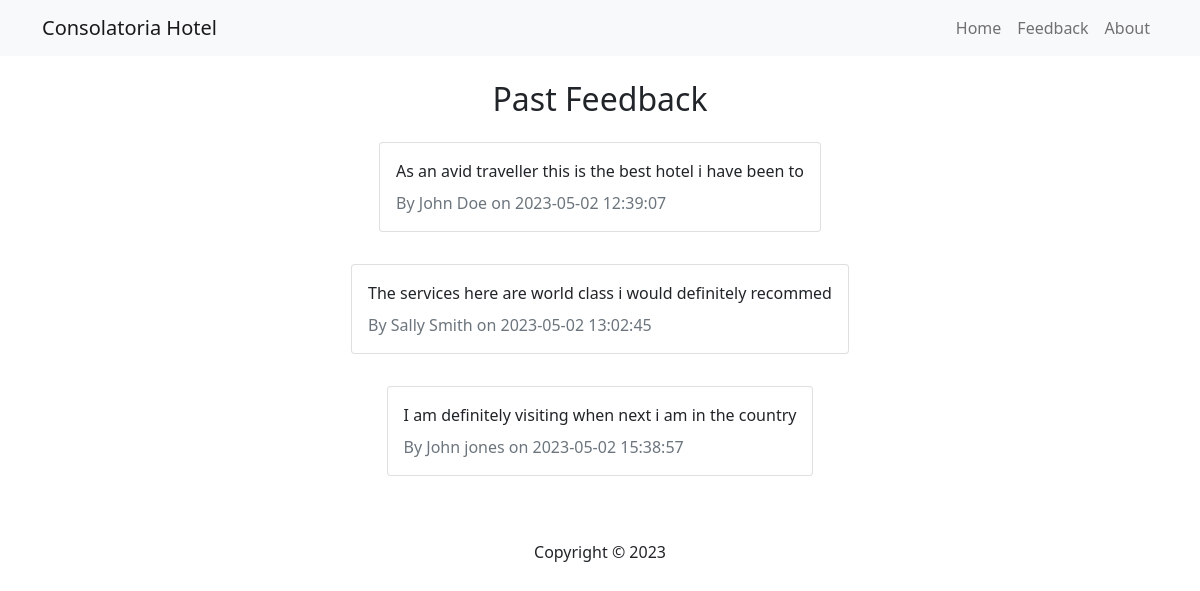
Page /feedback.php on the committed database.
### tables this page shows
CREATE TABLE `feedback` (
  `id` int(11) NOT NULL,
  `name` varchar(255) NOT NULL,
  `email` varchar(255) NOT NULL,
  `body` text NOT NULL,
  `date` datetime NOT NULL DEFAULT current_timestamp()
);

### feedback.php (the view, shortened to what this page needs)
<?php include 'includes/header.php'; ?>
<?php
  $sql = 'SELECT * FROM feedback';
  $result = mysqli_query($conn, $sql);
  $feedback = mysqli_fetch_all($result, MYSQLI_ASSOC);
?>
    <h2>Past Feedback</h2>
    <?php foreach($feedback as $item): ?>
      <div class="card my-3"  w-75>
      <div class="card-body"  text-center>
        <?php echo $item['body']; ?>
        <div class="text-secondary mt-2">
          By <?php echo $item['name']; ?> on <?php echo $item['date']; ?>
        </div>
      </div>
    </div>
    <?php endforeach; ?>
   <?php include 'includes/footer.php'; ?>

### includes/header.php (shortened to what this page needs)
<!DOCTYPE html>
<html lang="en">
<head>
  <link href="https://cdn.jsdelivr.net/npm/bootstrap@5.0.2/dist/css/bootstrap.min.css" rel="stylesheet">
</head>
<body>
  <nav class="navbar navbar-expand-sm navbar-light bg-light mb-4">
    <div class="container">
      <a class="navbar-brand" href="#">Consolatoria Hotel</a>
      <div class="collapse navbar-collapse" id="navbarNav">
        <ul class="navbar-nav ms-auto">
         <li class="nav-item">
              <a class="nav-link" href="/feedback_project/index.php">Home</a>
            </li>
            <li class="nav-item">
              <a class="nav-link" href="/feedback_project/feedback.php"
                >Feedback</a
              >
            </li>
            <li class="nav-item">
              <a class="nav-link" href="/feedback_project/about.php"
                >About</a
              >
            </li>
        </ul>
      </div>
  </div>
</nav>
<main>
  <div class="container d-flex flex-column align-items-center">

### includes/footer.php (shortened to what this page needs)
</div>
</main>
<footer class="text-center mt-5">
  Copyright &copy; 2023
</footer>
</body>
</html>

### rows in the picture
feedback: body "As an avid traveller this is the best hotel i have been to", name "John Doe", date "2023-05-02 12:39:07"
feedback: body "The services here are world class i would definitely recommed", name "Sally Smith", date "2023-05-02 13:02:45"
feedback: body "I am definitely visiting when next i am in the country", name "John jones", date "2023-05-02 15:38:57"
